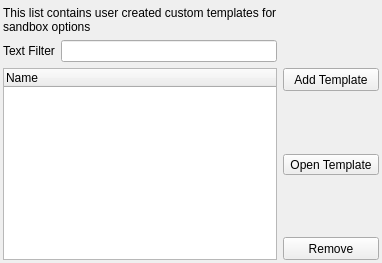
           <widget class="QWidget" name="tabLocalTemplates">
            <attribute name="title">
             <string>Local Templates</string>
            </attribute>
            <layout class="QGridLayout" name="gridLayout_26">
             <property name="leftMargin">
              <number>3</number>
             </property>
             <property name="topMargin">
              <number>6</number>
             </property>
             <property name="rightMargin">
              <number>3</number>
             </property>
             <property name="bottomMargin">
              <number>3</number>
             </property>
             <item row="0" column="0">
              <layout class="QGridLayout" name="gridLayout_25">
               <item row="1" column="1">
                <widget class="QLineEdit" name="txtTemplates"/>
               </item>
               <item row="3" column="2">
                <spacer name="verticalSpacer_20">
                 <property name="orientation">
                  <enum>Qt::Orientation::Vertical</enum>
                 </property>
                 <property name="sizeHint" stdset="0">
                  <size>
                   <width>20</width>
                   <height>40</height>
                  </size>
                 </property>
                </spacer>
               </item>
               <item row="1" column="0">
                <widget class="QLabel" name="label_18">
                 <property name="text">
                  <string>Text Filter</string>
                 </property>
                 <property name="buddy">
                  <cstring>txtTemplates</cstring>
                 </property>
                </widget>
               </item>
               <item row="0" column="0" colspan="2">
                <widget class="QLabel" name="label_10">
                 <property name="text">
                  <string>This list contains user created custom templates for sandbox options</string>
                 </property>
                 <property name="wordWrap">
                  <bool>true</bool>
                 </property>
                </widget>
               </item>
               <item row="2" column="2">
                <widget class="QToolButton" name="btnAddTemplate">
                 <property name="sizePolicy">
                  <sizepolicy hsizetype="Preferred" vsizetype="Fixed">
                   <horstretch>0</horstretch>
                   <verstretch>0</verstretch>
                  </sizepolicy>
                 </property>
                 <property name="minimumSize">
                  <size>
                   <width>0</width>
                   <height>23</height>
                  </size>
                 </property>
                 <property name="text">
                  <string>Add Template</string>
                 </property>
                </widget>
               </item>
               <item row="4" column="2">
                <widget class="QToolButton" name="btnOpenTemplate">
                 <property name="sizePolicy">
                  <sizepolicy hsizetype="Preferred" vsizetype="Fixed">
                   <horstretch>0</horstretch>
                   <verstretch>0</verstretch>
                  </sizepolicy>
                 </property>
                 <property name="text">
                  <string>Open Template</string>
                 </property>
                </widget>
               </item>
               <item row="2" column="0" rowspan="5" colspan="2">
                <widget class="QTreeWidget" name="treeTemplates">
                 <property name="selectionMode">
                  <enum>QAbstractItemView::SelectionMode::ExtendedSelection</enum>
                 </property>
                 <column>
                  <property name="text">
                   <string>Name</string>
                  </property>
                 </column>
                </widget>
               </item>
               <item row="6" column="2">
                <widget class="QToolButton" name="btnDelTemplate">
                 <property name="sizePolicy">
                  <sizepolicy hsizetype="Preferred" vsizetype="Fixed">
                   <horstretch>0</horstretch>
                   <verstretch>0</verstretch>
                  </sizepolicy>
                 </property>
                 <property name="minimumSize">
                  <size>
                   <width>0</width>
                   <height>23</height>
                  </size>
                 </property>
                 <property name="text">
                  <string>Remove</string>
                 </property>
                </widget>
               </item>
               <item row="5" column="2">
                <spacer name="verticalSpacer_17">
                 <property name="orientation">
                  <enum>Qt::Orientation::Vertical</enum>
                 </property>
                 <property name="sizeHint" stdset="0">
                  <size>
                   <width>20</width>
                   <height>40</height>
                  </size>
                 </property>
                </spacer>
               </item>
              </layout>
             </item>
            </layout>
           </widget>
